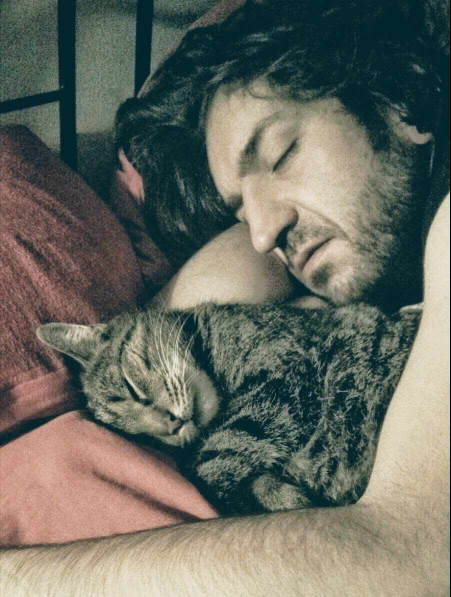
#> input picture data/img1.jpg, 901 x 1193 px (shown at 1/2 size)
$ python opencv_tutorial_01.py
#> lines starting #> are read from the running program, lines starting #| are printed output that depends on the picture; after the words box and inside, x2 and y2 are one past the last pixel; in counts of white or black regions, pixels touching at a corner belong together
# import imutils
import cv2

image = cv2.imread('data/img1.jpg')
#> image is the input picture: shape (1193, 901, 3); mean B, G, R 97.6, 107.9, 105
(h,w,d) = image.shape
#> h = 1193; w = 901; d = 3

print(f'w = {w}, h = {h}, d = {d}')
#| w = 901, h = 1193, d = 3

# create ROI
roi = image[100:500,300:400]
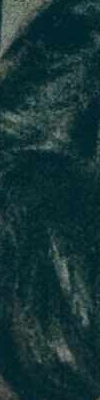
#> roi: shape (400, 100, 3); mean B, G, R 53.7, 52.1, 22.5
# cv2.imshow("ROI",roi)

# resize image
# compute aspect ratio
ratio = float(h) / float(w)
#> ratio = 1.32

resized = cv2.resize(image,(300,int(300*ratio)))
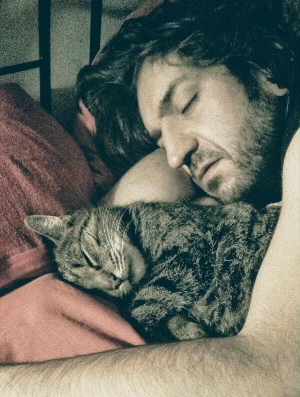
#> resized: shape (397, 300, 3); mean B, G, R 97.6, 108, 105

# rotate image
center = (w//2,h//2)
#> center = (450, 596)
M = cv2.getRotationMatrix2D(center,-45,1.0)

rotated = cv2.warpAffine(image,M,(w,h))
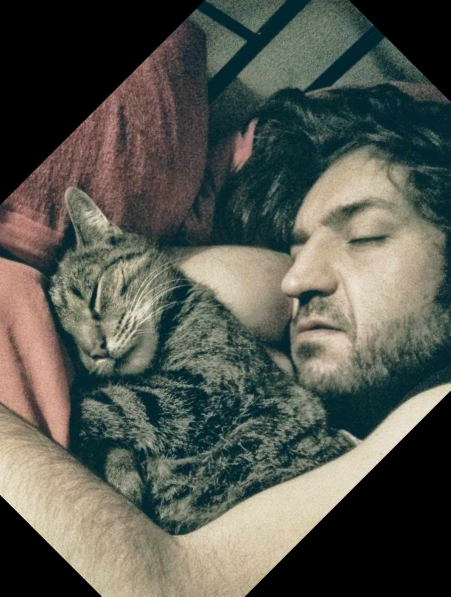
#> rotated: shape (1193, 901, 3) (shown at 1/2 size); mean B, G, R 78.5, 87.1, 84.5

#blur image
blurred = cv2.GaussianBlur(image,(11,11),0)


# put text

txted = image.copy()
cv2.putText(txted,"Me and my Inspector",(50,50),cv2.FONT_HERSHEY_PLAIN,4.0,(200,200,200),2)
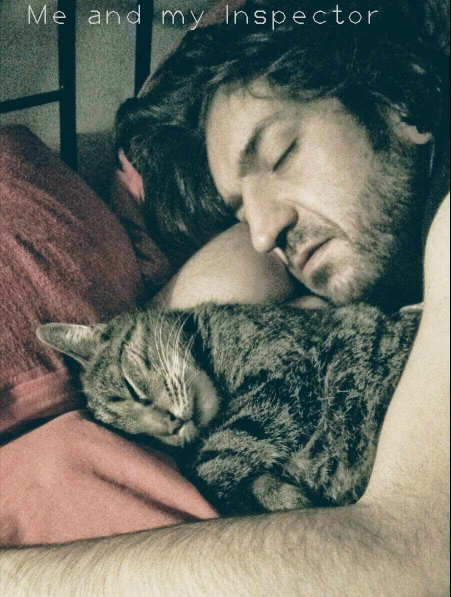
#> txted: shape (1193, 901, 3) (shown at 1/2 size); 0.32% of pixels changed, all inside (x1, y1, x2, y2) = (57, 9, 756, 60)
# draw something
output = image.copy()
cv2.rectangle(output,(100,0),(400,100),(255,0,),2) # color is BGR
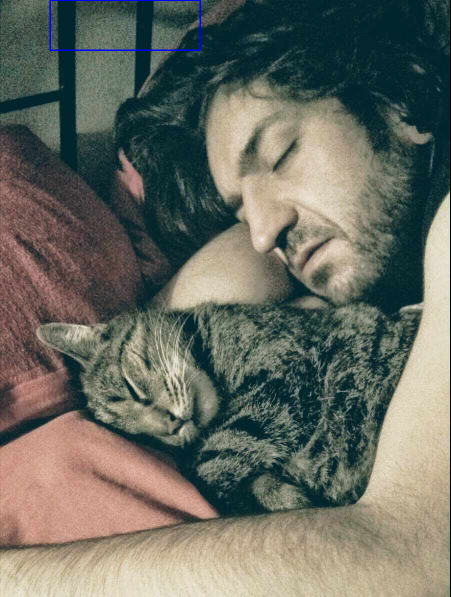
#> output: shape (1193, 901, 3) (shown at 1/2 size); 0.19% of pixels changed, all inside (x1, y1, x2, y2) = (99, 0, 402, 102)
cv2.imshow("image",image)
cv2.imshow("resized",txted)
cv2.waitKey(0)
